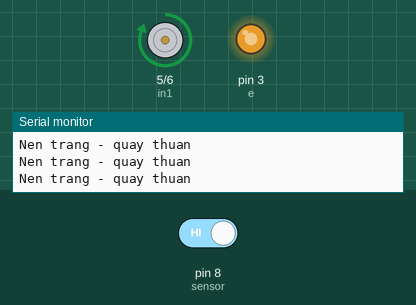
Bench run of a sketch on a simulated Arduino Uno, built with avr-gcc and run on an emulated ATmega328P. Shown: motor-driver pin pairs drawn as motors (green arrow = first pin HIGH = forward, orange = second pin HIGH = backward, longer = more drive), output pins drawn as LEDs (lit = HIGH), the last lines printed to the serial monitor. Inputs (shaded band) come from the test bench; at power-on: pin 8 (sensor) HIGH.

Above: at 1.2 s.
1.3 s: pin 8 (sensor) driven LOW
At 2.1 s:
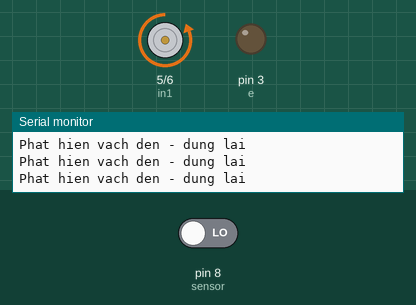
2.8 s: pin 8 (sensor) driven HIGH
At 3.3 s:
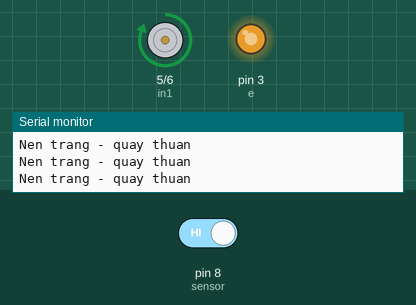
Timing chart, 0 to 5.8 s (numbered marks = the images above; inputs shaded):
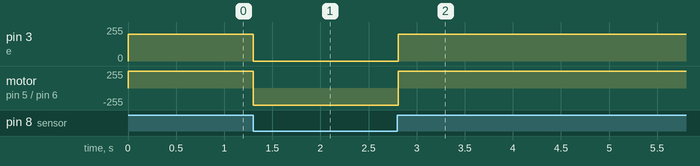

Measured:
- after the input at 1.3 s, pin 3 (e): 200/255 → 0/255 at once; motor on pin 5 (in1) / pin 6 (in2): forward 255/255 → backward 255/255 at once
- after the input at 2.8 s, pin 3 (e): 0/255 → 200/255 at once; motor on pin 5 (in1) / pin 6 (in2): backward 255/255 → forward 255/255 at once

The sketch:

DC_DoLine.ino
```cpp
int in1 = 5;    // IN1 driver
int in2 = 6;    // IN2 driver
int e = 3;      // ENA (PWM)
int sensor = 8; // Chân D0 của cảm biến dò line (D0 pin of the line sensor)

void setup() {
  pinMode(in1, OUTPUT);
  pinMode(in2, OUTPUT);
  pinMode(e, OUTPUT);
  pinMode(sensor, INPUT); // Cảm biến là INPUT (Sensor is INPUT)
  Serial.begin(9600);
}

void loop() {
  int lineState = digitalRead(sensor);

  if (lineState == LOW) {
    // Khi cảm biến phát hiện vạch đen (LOW) (When the sensor detects a black line)
    Serial.println("Phat hien vach den - dung lai"); // (Detects black line - stop)
    digitalWrite(in1, LOW);
    digitalWrite(in2, HIGH);
    analogWrite(e, 0); // Dừng động cơ (Stop motor)
  } else {
    // Khi không phát hiện vạch đen (HIGH) (When not detecting a black line)
    Serial.println("Nen trang - quay thuan"); // (White surface - forward rotation)
    digitalWrite(in1, HIGH);
    digitalWrite(in2, LOW);
    analogWrite(e, 200); // Chạy động cơ (Run motor)
  }

  delay(100);
}
```
